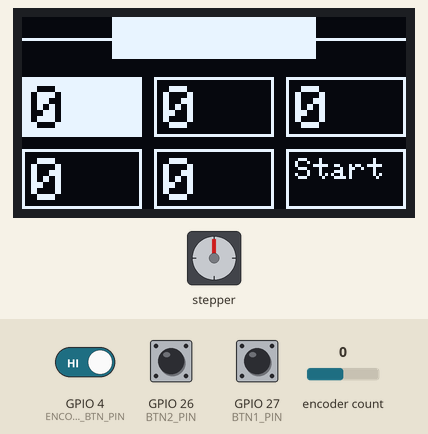
Simulated run of this sketch. Board: ESP32. Shown: 128×64 one-colour display, stepper motor. The inputs (shaded band) are chosen by the test bench; at power-on: GPIO 26 (BTN2_PIN) HIGH, GPIO 27 (BTN1_PIN) HIGH, encoder count 0, GPIO 4 (ENCODER_BTN_PIN) HIGH. Stepper angles assume 200 steps per turn.

Above: at 1.2 s.
1.3 s: GPIO 26 (BTN2_PIN) pulled LOW for 1 s
At 2.7 s:
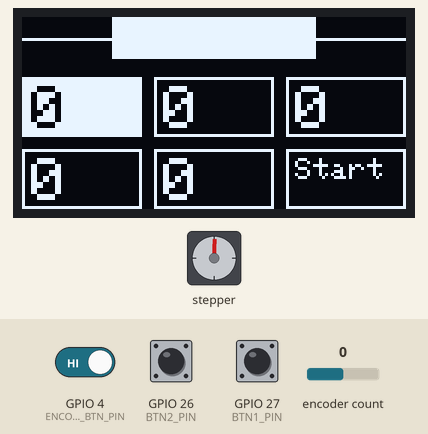
3.8 s: GPIO 27 (BTN1_PIN) pulled LOW for 3.2 s
At 7.4 s:
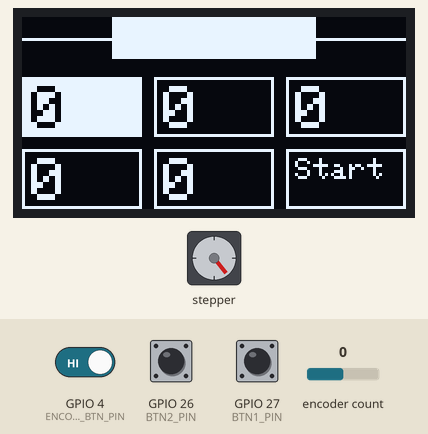
8.5 s: GPIO 26 (BTN2_PIN) pulled LOW for 0.15 s
At 9.3 s:
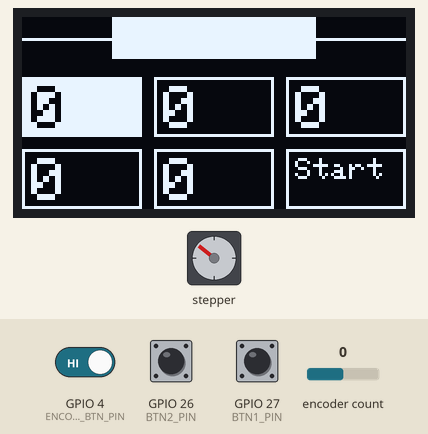
10.1 s: GPIO 27 (BTN1_PIN) pulled LOW for 1 s
At 11.8 s:
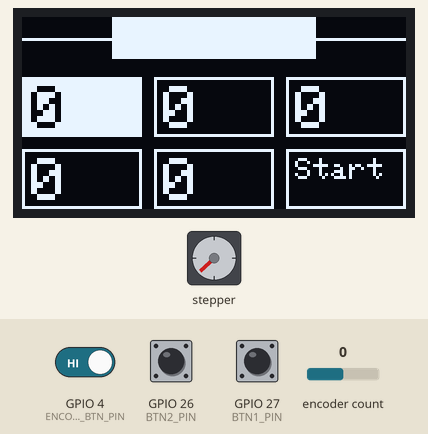
12.6 s: GPIO 27 (BTN1_PIN) pulled LOW for 0.15 s
At 13.6 s:
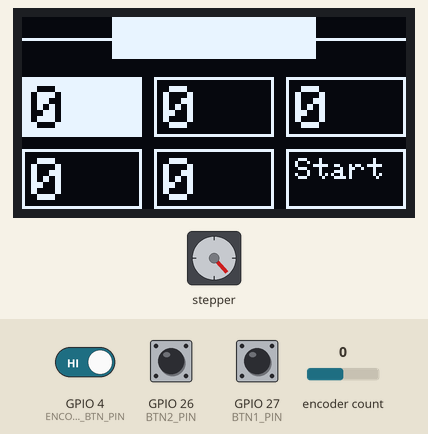
14.2 s: encoder count set to 1
At 15.1 s:
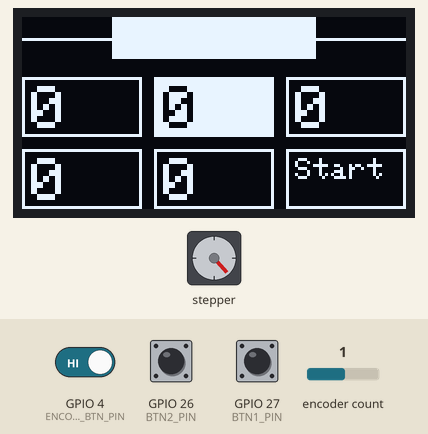
Timing chart, 0 to 16.7 s (numbered marks = the images above; inputs shaded):
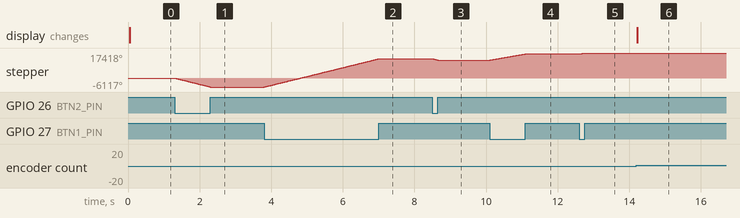

The sketch:

AutoWireCutterStripper.ino
```cpp
/*
 Smart India Hackathon (SIH) 2025 — Team-Elite
 Provisional Project Name: Automated Specimen Preparation System for testing of Cable samples as per IS 10810 and IS 7098.

 Context: This firmware is being adapted from an open-source automatic wire stripper/cutter to support automated specimen preparation workflows aligned to IS 10810 and IS 7098 testing requirements.
*/
#define ENCODER_DO_NOT_USE_INTERRUPTS
#include <Encoder.h>

#include <Stepper.h>
#include <SPI.h>
#include <Wire.h>
#include <Adafruit_GFX.h>
#include <Adafruit_SH110X.h>

#define motorInterfaceType 1
#define i2c_Address 0x3c


const int LINMOT_STEPPERS_STEP_PIN = 19;  // LINMOT: Linear motion
const int LINMOT_STEPPERS_DIR_PIN = 18;

const int EXTRUDER_STEPPER_STEP_PIN = 16;  // The stepper that moves the wire in the extruder.
const int EXTRUDER_STEPPER_DIR_PIN = 17;

const int ENCODER_DT_PIN = 0;
const int ENCODER_CLK_PIN = 23;
const int ENCODER_BTN_PIN = 4;

// For calibration only. The two buttons are used to move the top blade up and down manually.
// Once calibrated, you can remove the buttons from the circuit.
const int BTN1_PIN = 27;
const int BTN2_PIN = 26;

const int LINMOT_STEPPERS_STEPS = 1;  // Steppers step(s) movement at a time.
const int EXTRUDER_STEPPER_STEPS = 1;

const int LINMOT_STEPPERS_SPEED = 2000;
const int EXTRUDER_STEPPER_SPEED = 2000;


const int SCREEN_WIDTH = 128;  // OLED display width, in pixels
const int SCREEN_HEIGHT = 64;  // OLED display height, in pixels
const int TEXT_SIZE = 2;
const int TEXT_OFFSET = 3;

// Values for drawing the wire at the top of the OLED screen.
const int WIRE_STRAND_LENGTH = 30;
const int WIRE_STRAND_Y_POS = 7;
const int WIRE_INSULATION_WIDTH = SCREEN_WIDTH - (WIRE_STRAND_LENGTH * 2);
const int WIRE_INSULATION_HEIGHT = 14;

// These are just references to the corresponding component index in the comps array;
const int STRIPPING_LENGTH1_INDEX = 0;
const int WIRE_LENGTH_INDEX = 1;
const int STRIPPING_LENGTH2_INDEX = 2;
const int QUANTITY_INDEX = 3;
const int STRIPPING_DEPTH_INDEX = 4;
const int START_BTN_INDEX = 5;

const int CUTTING_STEPS = 17750;  // Steps to move blade to fully cut the wire.
const int STRIPPING_MULTIPLIER = 300;  // The chosen stripping depth value on the screen is multiplied by this value.
const int WIRE_MOVEMENT_MULTI = 408;  // How much to move wire per unit on OLED, turn on CALIBRATION_MODE to find this value.
const int DELAY_BETWEEN_CUTS = 100;  // Delay in ms between each cut in the quantity.

// To calibrate the wire movement distance. Use the first cell to enter the distance in mm to move the wire.
// Then adjust WIRE_MOVEMENT_MULTI to get the correct wire length.
const boolean CALIBRATION_MODE = false;


Stepper linMotSteppers(200, LINMOT_STEPPERS_DIR_PIN, LINMOT_STEPPERS_STEP_PIN);
Stepper extruderStepper(200, EXTRUDER_STEPPER_DIR_PIN, EXTRUDER_STEPPER_STEP_PIN);

Encoder encoder(ENCODER_DT_PIN, ENCODER_CLK_PIN);

Adafruit_SH1106G display = Adafruit_SH1106G(SCREEN_WIDTH, SCREEN_HEIGHT, &Wire, -1);


int linMotSteppersCurrStep = 0;  // Current position/step of the stepper motor.

// A component is a cell with a value on the OLED display.
struct Component {
    int x, y;  // Position
    int w, h;  // Size
    int value;  // Current value of the cell.
    boolean highlighted;  // Whether the cell is the currently highlighted cell.
    boolean selected;  // Whether the cell is currently the selected one, where its value will be controlled by the encoder.
    boolean btn;  // If it is a button or not.
};


Component comps[] = { {0, 20, 40, 20, 0, 0, 0, 0},
                     {44, 20, 40, 20, 0, 0, 0, 0},
                     {88, 20, 40, 20, 0, 0, 0, 0},
                     {0, 44, 40, 20, 0, 0, 0, 0},
                     {44, 44, 40, 20, 0, 0, 0, 0},
                     {88, 44, 40, 20, 0, 0, 0, 1} };

int numOfComps = sizeof(comps) / sizeof(comps[0]);


int encoderPos;  // Current position/value of the encoder.
int encoderLastPos;  // For OLED drawing.
int encoderLastPosMain;  // For main loop.

boolean encBtnState = false;
boolean encBtnPrevState = false;  // For OLED drawing.
boolean encBtnPrevStateMain = false;  // For main loop.


void setup() {
    linMotSteppers.setSpeed(LINMOT_STEPPERS_SPEED);
    extruderStepper.setSpeed(EXTRUDER_STEPPER_SPEED);

    pinMode(ENCODER_BTN_PIN, INPUT_PULLUP);

    pinMode(BTN1_PIN, INPUT_PULLUP);
    pinMode(BTN2_PIN, INPUT_PULLUP);

    display.begin(i2c_Address, true);
}


void loop() {
    int encPos = getEncoderPos();
    boolean encBtnState = digitalRead(ENCODER_BTN_PIN);

    // Only update OLED screen if encoder is moved or pressed.
    if ((encPos != encoderLastPosMain) || (encBtnState != encBtnPrevStateMain)) {
        handleOLEDDisplay();
    }

    if (comps[START_BTN_INDEX].selected) {
        runAutoCuttingStripping();
    }

    encoderLastPosMain = encPos;
    encBtnPrevStateMain = encBtnState;


    if (!digitalRead(BTN1_PIN)) {
        moveBlade(1);
    }
    if (!digitalRead(BTN2_PIN)) {
        moveBlade(-1);
    }
}


void handleOLEDDisplay() {
    display.clearDisplay();

    drawWire();

    boolean btnState = digitalRead(ENCODER_BTN_PIN);

    // Handling whether encoder is changing cell or value of the cell.
    if (!btnState && (btnState != encBtnPrevState)) {
        encBtnState = !encBtnState;

        if (encBtnState) {
            encoderLastPos = encoderPos;
        }
        else {
            encoder.write(encoderLastPos * 4);
        }
    }

    encBtnPrevState = btnState;

    if (!encBtnState) {
        encoderPos = getEncoderPos();
    }

    handleAllComponents();

    display.display();
}


void drawWire() {
    display.drawLine(0, WIRE_STRAND_Y_POS, WIRE_STRAND_LENGTH, WIRE_STRAND_Y_POS, SH110X_WHITE);
    display.fillRect(WIRE_STRAND_LENGTH, 0, WIRE_INSULATION_WIDTH, WIRE_INSULATION_HEIGHT, SH110X_WHITE);
    display.drawLine(WIRE_STRAND_LENGTH + WIRE_INSULATION_WIDTH, WIRE_STRAND_Y_POS, SCREEN_WIDTH, WIRE_STRAND_Y_POS, SH110X_WHITE);
}


void handleAllComponents() {
    for (int i = 0; i < numOfComps; i++) {
        Component& comp = comps[i];

        if (encoderPos == i) {
            comp.highlighted = true;

            if (encBtnState) {
                if (!comp.selected && !comp.btn) {
                    encoder.write(comp.value * 4);
                }

                comp.selected = true;

                int newEncPos = getEncoderPos();
                comp.value = newEncPos;

            }
            else {
                comp.selected = false;
            }

        }
        else {
            comp.highlighted = false;
            comp.selected = false;
        }

        drawComponent(comp);
    }
}


void drawComponent(Component comp) {
    if (comp.highlighted) {
        display.setTextColor(SH110X_BLACK, SH110X_WHITE);
        display.fillRect(comp.x, comp.y, comp.w, comp.h, SH110X_WHITE);

        if (comp.selected) {
            display.drawRect(comp.x - 1, comp.y - 1, comp.w + 2, comp.h + 2, SH110X_WHITE);
        }

    }
    else {
        display.setTextColor(SH110X_WHITE, SH110X_BLACK);
        display.drawRect(comp.x, comp.y, comp.w, comp.h, SH110X_WHITE);
    }

    if (comp.btn) {
        display.setTextSize(1);
        drawText("Start", comp.x + TEXT_OFFSET, comp.y + TEXT_OFFSET);
    }
    else {
        display.setTextSize(TEXT_SIZE);
        drawText(String(comp.value), comp.x + TEXT_OFFSET, comp.y + TEXT_OFFSET);
    }
}


void drawText(String text, int x, int y) {
    display.setCursor(x, y);
    display.println(text);
}


void runAutoCuttingStripping() {
    if (CALIBRATION_MODE) {
        moveWire(comps[STRIPPING_LENGTH1_INDEX].value);
        cut();
    }
    else {
        cut();
        delay(DELAY_BETWEEN_CUTS);

        for (int i = 0; i < comps[QUANTITY_INDEX].value; i++) {
            moveWire(comps[STRIPPING_LENGTH1_INDEX].value);
            strip();
            moveWire(comps[WIRE_LENGTH_INDEX].value);
            strip();
            moveWire(comps[STRIPPING_LENGTH2_INDEX].value);
            cut();
            delay(DELAY_BETWEEN_CUTS);
        }
    }

    comps[START_BTN_INDEX].selected = false;
    encBtnState = false;
}


void cut() {
    moveBlade(-CUTTING_STEPS);
    moveBlade(CUTTING_STEPS);
}


void strip() {
    moveBlade(-(comps[STRIPPING_DEPTH_INDEX].value * STRIPPING_MULTIPLIER));
    moveBlade(comps[STRIPPING_DEPTH_INDEX].value * STRIPPING_MULTIPLIER);
}


void moveBlade(int steps) {
    linMotSteppers.step(steps);
    linMotSteppersCurrStep += steps;
}


void moveWire(int steps) {
    extruderStepper.step(steps * WIRE_MOVEMENT_MULTI);
}


int getEncoderPos() {
    int encPos = encoder.read() / 4;
    return encPos;
}
```

Measured:
- after the input at 1.3 s, stepper: turns 6117° counter-clockwise in 1.0 s, starting at once
- after the input at 3.8 s, stepper: turns 19579° clockwise in 3.2 s, starting at once
- after the input at 8.5 s, stepper: turns 913° counter-clockwise in 0.15 s, starting at once
- after the input at 10.1 s, stepper: turns 4237° clockwise in 1.0 s, starting at once
- after the input at 12.6 s, stepper: turns 632° clockwise in 0.15 s, starting at once
- after the input at 14.2 s, the display: changes at once (image 6)
